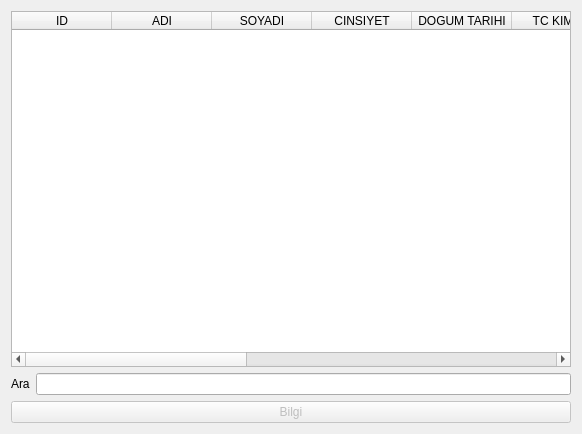
<?xml version="1.0" encoding="UTF-8"?>
<ui version="4.0">
 <class>dkHastaListe</class>
 <widget class="QDialog" name="dkHastaListe">
  <property name="geometry">
   <rect>
    <x>0</x>
    <y>0</y>
    <width>582</width>
    <height>434</height>
   </rect>
  </property>
  <property name="windowTitle">
   <string>Hastalar</string>
  </property>
  <layout class="QGridLayout" name="gridLayout">
   <item row="0" column="0">
    <widget class="QTableWidget" name="tableWidget">
     <column>
      <property name="text">
       <string>ID</string>
      </property>
     </column>
     <column>
      <property name="text">
       <string>ADI</string>
      </property>
     </column>
     <column>
      <property name="text">
       <string>SOYADI</string>
      </property>
     </column>
     <column>
      <property name="text">
       <string>CINSIYET</string>
      </property>
     </column>
     <column>
      <property name="text">
       <string>DOGUM TARIHI</string>
      </property>
     </column>
     <column>
      <property name="text">
       <string>TC KIMLIK</string>
      </property>
     </column>
     <column>
      <property name="text">
       <string>TELEFON</string>
      </property>
     </column>
     <column>
      <property name="text">
       <string>ADRES</string>
      </property>
     </column>
     <column>
      <property name="text">
       <string>KAN GRUBU</string>
      </property>
     </column>
     <column>
      <property name="text">
       <string>ALERJILER</string>
      </property>
     </column>
     <column>
      <property name="text">
       <string>KRONIK HASTALIKLAR</string>
      </property>
     </column>
     <column>
      <property name="text">
       <string>ZIYARETLER</string>
      </property>
     </column>
    </widget>
   </item>
   <item row="1" column="0">
    <layout class="QHBoxLayout" name="horizontalLayout_2">
     <item>
      <widget class="QLabel" name="lblAra">
       <property name="text">
        <string>Ara</string>
       </property>
      </widget>
     </item>
     <item>
      <widget class="QLineEdit" name="leAra"/>
     </item>
    </layout>
   </item>
   <item row="2" column="0">
    <layout class="QHBoxLayout" name="horizontalLayout_3">
     <item>
      <layout class="QHBoxLayout" name="horizontalLayout">
       <item>
        <widget class="QPushButton" name="btnBilgi">
         <property name="enabled">
          <bool>false</bool>
         </property>
         <property name="text">
          <string>Bilgi</string>
         </property>
        </widget>
       </item>
      </layout>
     </item>
    </layout>
   </item>
  </layout>
 </widget>
 <resources/>
 <connections/>
</ui>
